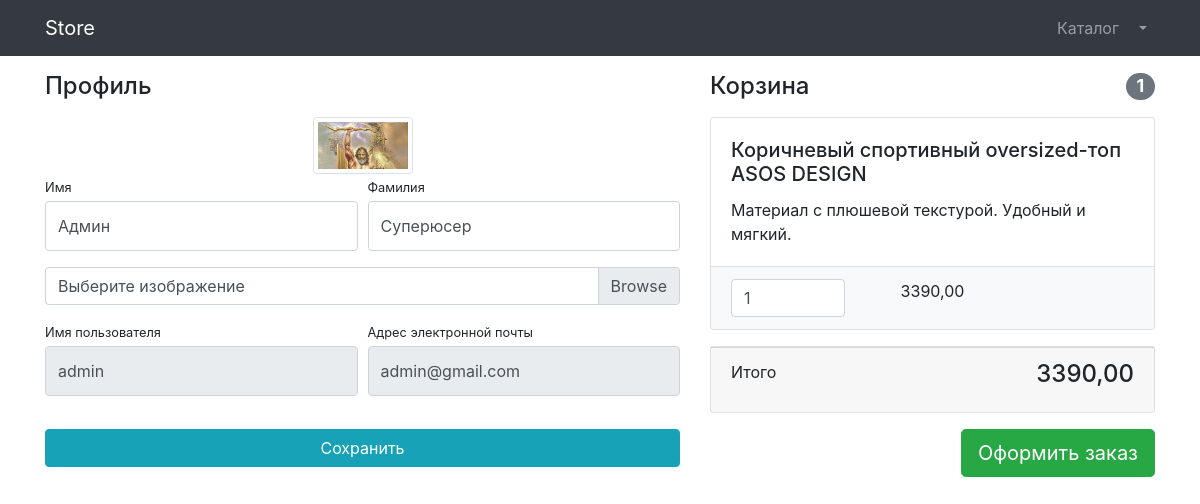
/users/profile/1/ (signed in), run on an earlier commit of the app's database.
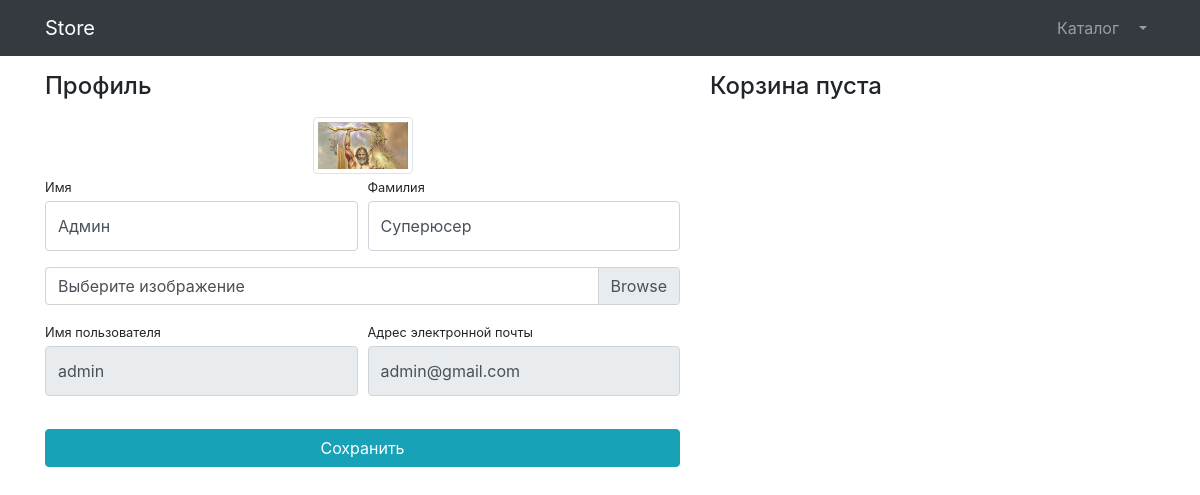
And on a later commit of the database.
### products/models.py (models this page shows, shortened)
class Basket(models.Model):
    user = models.ForeignKey(to=User, on_delete=models.CASCADE)
    product = models.ForeignKey(to=Products, on_delete=models.CASCADE)
    quantity = models.PositiveIntegerField(default=0)
    created_timestamp = models.DateTimeField(auto_now_add=True)
    class Meta:
        verbose_name = 'Корзины'
        verbose_name_plural = 'Корзины'
    objects = BasketQuerySet.as_manager()
    def sum(self):
        return self.product.price * self.quantity

class Products(models.Model):
    name = models.CharField(max_length=256)
    description = models.TextField()
    price = models.DecimalField(max_digits=8, decimal_places=2)
    quantity = models.PositiveIntegerField(default=0)
    image = models.ImageField(upload_to='products_images')
    category = models.ForeignKey(to=ProductCategory, on_delete=CASCADE)
    class Meta:
        verbose_name = 'Продукты'
        verbose_name_plural = 'Продукты'

### users/views.py (the view, shortened to what this page needs)
# urls.py: path('profile/<int:pk>/', login_required(UserProfileView.as_view()), name='profile'),
class UserProfileView(TitleMixin, UpdateView):
    model = User
    form_class = UserProfileForm
    template_name = 'users/profile.html'
    title = 'Store - профиль'

### users/forms.py
class UserProfileForm(UserChangeForm):
    first_name = forms.CharField(widget=forms.TextInput(attrs={'class': 'form-control py-4'}))
    last_name = forms.CharField(widget=forms.TextInput(attrs={'class': 'form-control py-4'}))
    image = forms.ImageField(widget=forms.FileInput(attrs={'class': "custom-file-label"}), required=False)
    username = forms.CharField(widget=forms.TextInput(attrs={'class': 'form-control py-4', 'readonly': True}))
    email = forms.CharField(widget=forms.EmailInput(attrs={'class': 'form-control py-4', 'readonly': True}))
    class Meta:
        model = User
        fields = {'first_name', 'last_name', 'image', 'username', 'email'}

### common/views.py (called while the page is built)
    def get_context_data(self, **kwargs):
        context = super(TitleMixin,self).get_context_data(**kwargs)
        context['title'] = self.title
        return context

### products/context_processors.py (called while the page is built)
def baskets(request):
    user = request.user
    return {'baskets': Basket.objects.filter(user=user) if user.is_authenticated else []}

### products/models.py (called while the page is built)
    def total_sum(self):
        return sum(basket.sum() for basket in self)

    def total_quantity(self):
        return sum(basket.quantity for basket in self)

### users/templates/users/profile.html (shortened to what this page needs)
{% extends 'products/base.html' %}
{% load static %}
{% block css %}
<link href="{% static 'vendor/css/profile.css' %}" rel="stylesheet">
{% endblock %}
{% block content %}
<div class="container">
    <div class="row">
        <div class="col-lg-7">
            <h4 class="mt-3 mb-3">Профиль</h4>
            <div class="col-lg-12 text-center">
                <img width="100" height="100"
                     src="{% if user.image %} {{ user.image.url }} {% else %} {% static 'vendor/img/users/default_avatar.jpg' %} {% endif %}"
                     class="img-thumbnail">
            </div>
            <form action="{% url 'users:profile' user.id %}" method="post" enctype="multipart/form-data">
                <div class="form-row">
                    <div class="col-lg-6">
                        <div class="form-group">
                            <label class="small mb-1" for="{{ form.first_name.id_for_label }}">
                                Имя
                            </label>
                            {{ form.first_name }}
                        </div>
                    </div>
                    <div class="col-lg-6">
                        <div class="form-group">
                            <label class="small mb-1" for="{{ form.last_name.id_for_label }}">
                                Фамилия
                            </label>
                            {{ form.last_name }}
                        </div>
                    </div>
                </div>
                <div class="form-row mb-2">
                    <div class="col-lg-12">
                        <div class="custom-file">
                            <label class="custom-file-label" for="{{ form.image.id_for_label }}">
                                Выберите изображение
                            </label>
                        </div>
                    </div>
                </div>
                <div class="form-row">
                    <div class="col-lg-6">
                        <label class="small mb-1" for="{{ form.username.id_for_label }}">
                            Имя пользователя
                        </label>
                        {{ form.username }}
                    </div>
                    <div class="col-lg-6">
                        <label class="small mb-1" for="{{ form.email.id_for_label}}">
                            Адрес электронной почты
                        </label>
                        {{ form.email }}
                    </div>
                </div>
                <div class="form-row">
                    <div class="col-lg-12" style="margin-top: 33px;">
                        <input class="btn btn-info btn-block" type="submit" value="Сохранить">
                    </div>
                </div>
            </form>
        </div>
        <div class="col-lg-5">
            {% include 'products/baskets.html' %}
        </div>
    </div>
</div>
{% endblock %}

### products/templates/products/baskets.html (shortened to what this page needs)
{% if baskets %}
    <h4 class="mt-3 mb-3 d-flex justify-content-between align-items-center mb-3">
        Корзина <span class="badge badge-secondary badge-pill">{{ baskets.total_quantity }}</span>
    </h4>
    {% for basket in baskets %}
    <div class="card mb-3">
        <div class="card-body">
            <h5 class="card-title">{{ basket.product.name }}</h5>
            <p class="card-text">{{ basket.product.description }}</p>
        </div>
        <ul class="list-group list-group-flush">
            <li class="list-group-item bg-light">
                <div class="row text-center">
                    <div class="col-lg-4">
                        <input name="basketID" type="number" class="form-control"
                               value="{{ basket.quantity }}" min="0">
                    </div>
                    <div class="col-lg-4">{{ basket.sum }}</div>
                    <div class="col-lg-4">
                    </div>
                </div>
            </li>
        </ul>
    </div>
    {% endfor %}
    <div class="card mb-3">
        <div class="card-footer">
            <p class="float-left">Итого</p>
            <h4 class="float-right">{{ baskets.total_sum }}</h4>
        </div>
    </div>
    <a class="btn btn-success btn-lg float-right" href="../orders/order-create.html">
        Оформить заказ
    </a>
{% else %}
    <h4 class="mt-3 mb-3 d-flex justify-content-between align-items-center mb-3">
    Корзина пуста
    </h4>
{% endif %}

What changed in the data, as far as the page shows it:
removed Basket: total_quantity "1", product.name "Коричневый спортивный oversized-топ ASOS DESIGN", product.description "Материал с плюшевой текстурой. Удобный и мягкий.", basketID "1", sum "3390,00", total_sum "3390,00"
Also different on the page:
text no longer shown: "Корзина Итого Оформить заказ"
text now shown: "Корзина пуста"
